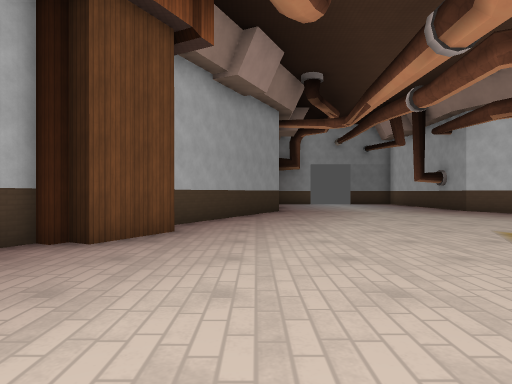
view 1 (above)

16 first-person views from a walk through a 3-D level made in the Godot game engine. The camera is 1.4 m above the floor, looks level and sees 75° across. The floor is counted in squares, 2 m on a side. Each view is taken from the middle of a square. On the plan, view 1 faces up. The plan holds only what a view shows up to about 10 squares ahead; the rest is blank. Surface patterns are stand-ins for the level's own textures.

view 2
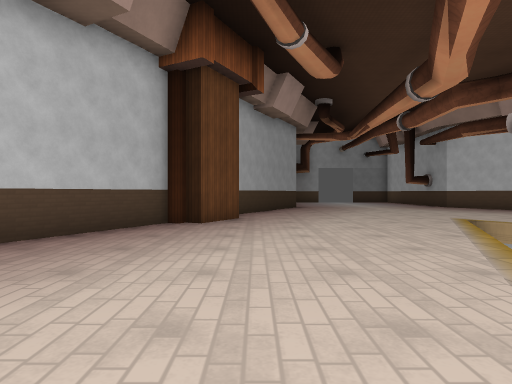

view 3
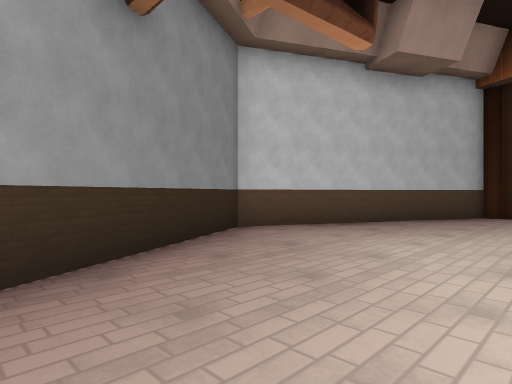

view 4
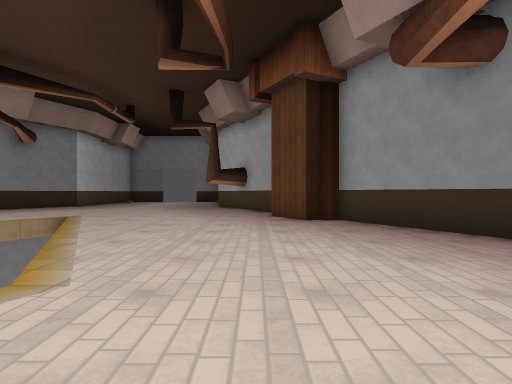

view 5
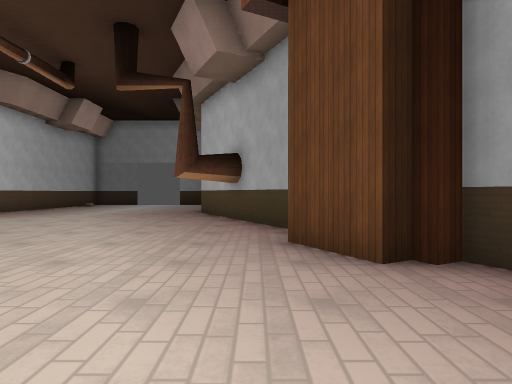

view 6
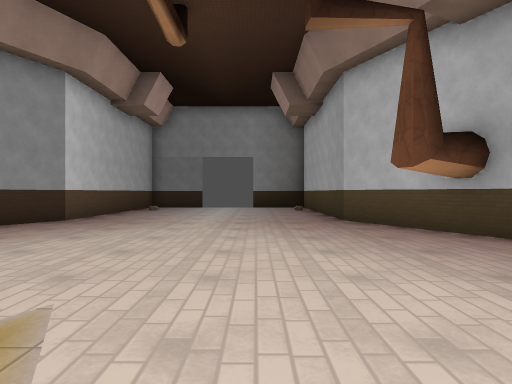

view 7
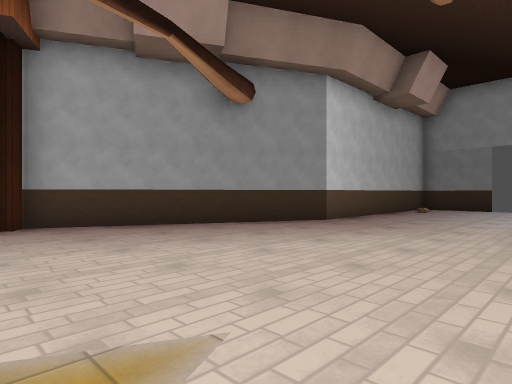

view 8
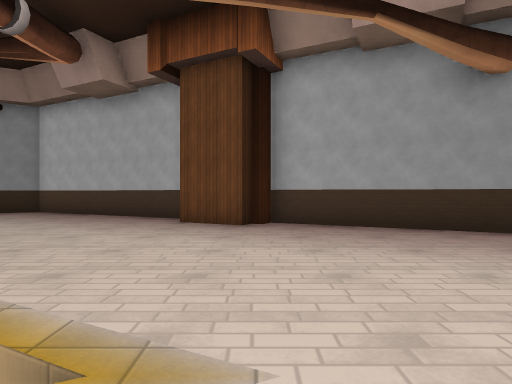

view 9
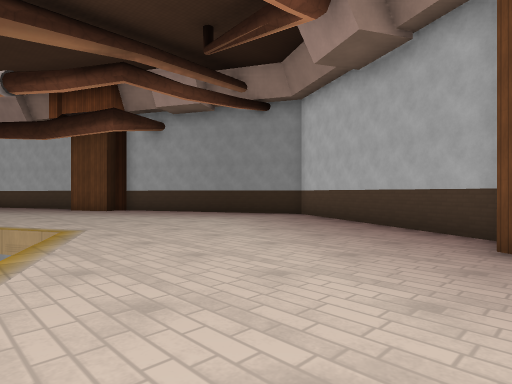

view 10
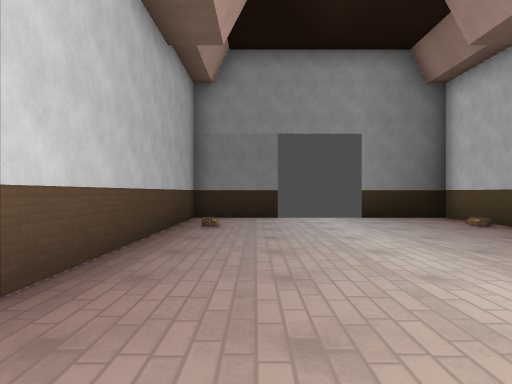

view 11
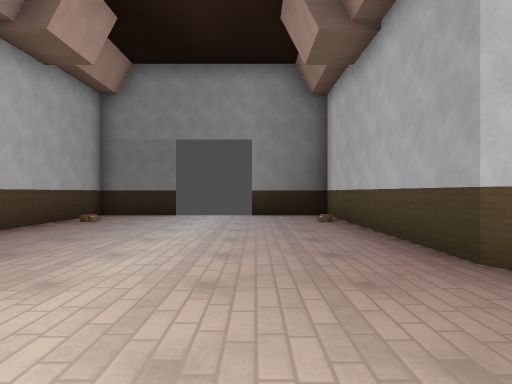

view 12
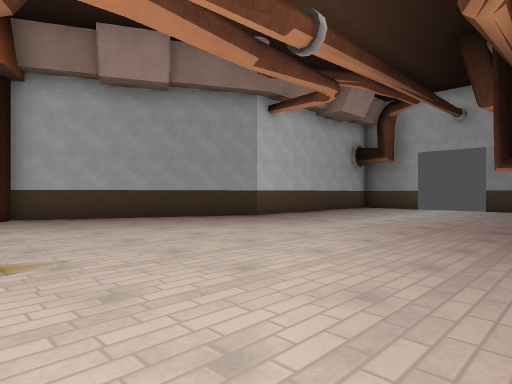

view 13
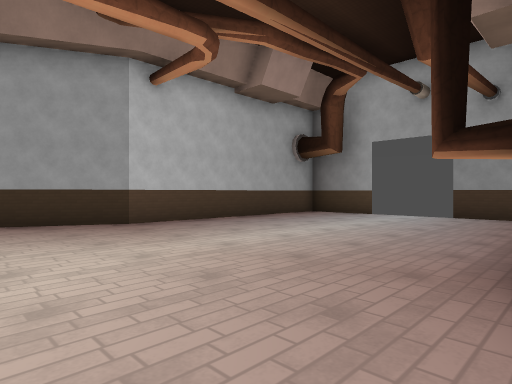

view 14
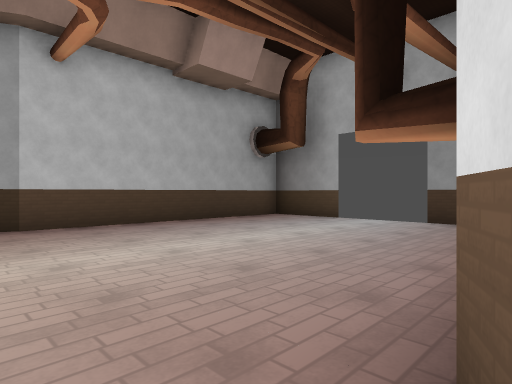

view 15
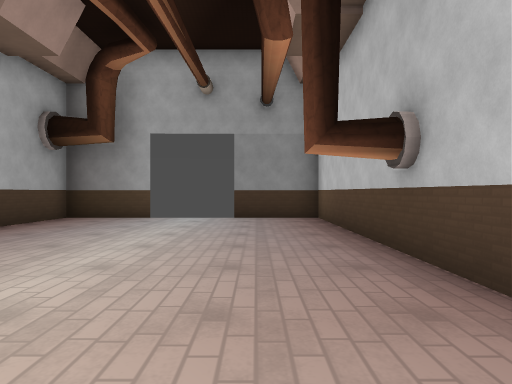

view 16
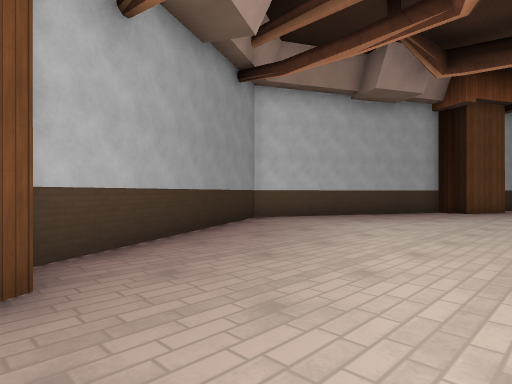

### Floor plan
Key: @ floor where view 1 was taken; # wall or solid block; x gap in a wall; . floor; v drop or lower ground.
Columns run from 6 left of view 1 to 15 right of it. Each row starts with its distance up from view 1.
 19        ##xvv##v
 18       #.......#
 17       #.......#
 16       #.......#
 15       #.......#
 14        .......#
 13       #.......#
 12       #.......#
 11      ##........
 10      #.........
  9     ##.........
  8     #..........
  7     #..........
  6     #..........
  5   ###.....v......##
  4   #.......v   ....##
  3  ##.......    .....#
  2  #.......v   ......##
  1 ##.......    .......#
  0 #.....@.v    v......##
 -1 #......v     v.......#
 -2 #.......     v.......#
 -3 #.......v    v......##
 -4 ##.......   v.......#
 -5  #.......v  v......##
 -6  ##.......  .......#
 -7   #....... v......##
 -8   ###.....v......##
 -9     #...........##
-10     #............#
-11     #...........##
-12     ##..........#
-13      #.........##
-14      ##........#
-15       #.......##
-16       #.......#
-17       #.......#
-18       #.......#
-19       #.......#
-20        v..... v
-21       #.......#
-22        ##xvv##v

Positions as (right, up) in squares from view 1, and headings:
1: (0, 0), facing up
2: (-1, -3), facing up
3: (-1, -6), facing up-left
4: (-1, 1), facing down
5: (-1, -4), facing down
6: (3, -7), facing down
7: (3, -8), facing down-right
8: (3, -9), facing right
9: (6, -8), facing up-right
10: (6, -13), facing down
11: (3, -12), facing down
12: (8, 5), facing up-left
13: (8, 9), facing up-left
14: (8, 11), facing up-left
15: (6, 10), facing up
16: (8, 5), facing down-right
